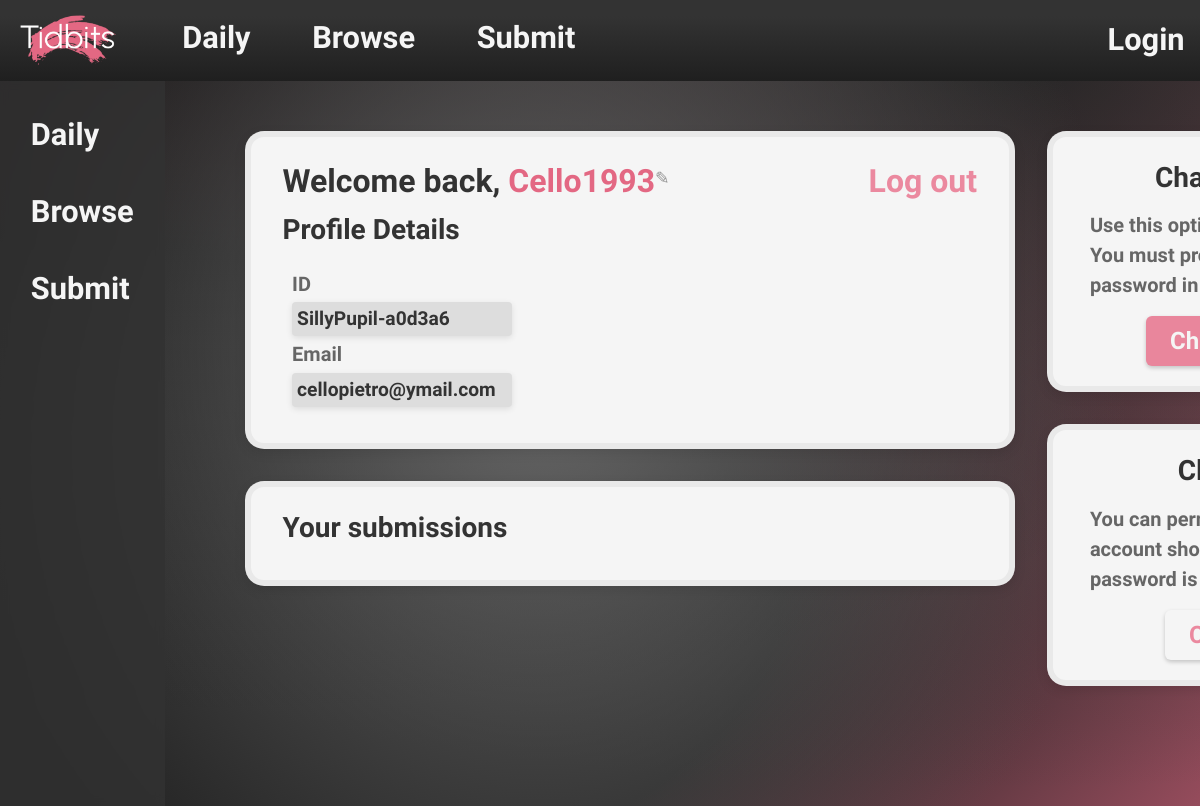
Screenshot of /accounts/my-profile (signed in) with the database file from the repository.
### accounts/models.py (models this page shows, shortened)
class CustomUser(AbstractUser):
    username = models.CharField('Internal username', max_length=50, unique=True, default=random_username)
    nickname = models.CharField('Display name', max_length=50, validators=[nickname_validator], help_text="This is what's displayed on your profile!")
    email = models.EmailField('Email address', unique=True)
    USERNAME_FIELD = 'email'
    REQUIRED_FIELDS = []
    objects = CustomUserManager()

### accounts/views.py (the view)
# urls.py: path('my-profile', views.userProfile, name='user_profile'),
@login_required
def userProfile(request):
    return render(request, 'accounts/user_profile.html', {'user': request.user})

### accounts/templates/accounts/user_profile.html (shortened to what this page needs)
{% extends "base.html" %}
{% load static %}
{% block head %}
<link rel="stylesheet" href="{% static 'accounts/css/user-profile.css' %}">
{% endblock %}
{% block content %}
<section class="left-panels">
    <div class="content-panel content-panel--wide" id="profile-details">
        <section class="left-panels" style="gap: 0;">
            <div class="header">
                <h1>Welcome back, <span id='nickname-inline'>{% include "accounts/components/nickname-view.html" %}</span></h1>
                <h2>Profile Details</h2>
            </div>
            <div class="field-box">
                <p class="info-text">ID</p>
                <p class="info-field">{{ user.username }}</p>
                <p class="info-text">Email</p>
                <p class="info-field">{{ user.email }}</p>
            </div>
        </section>
        <section class="right-panels" style="gap: 0; align-items: flex-end; color: #E11D487f;">
            <form method="post" action="{% url 'logout' %}" style="display: inline;">
                <button type="submit" class="link-style"><h1>Log out</h1></button>
            </form>
        </section>
    </div>
    <div class="content-panel content-panel--wide" id="user-submissions">
        <div class="header">
            <h2>Your submissions</h2>
        </div>
    </div>
</section>
<section class="right-panels">
    <div class="content-panel content-panel--narrow" id="change-password">
        <div class="header header-center">
            <h2>Change password</h2>
        </div>
        <div class="info-box">
            <p class="info-text">Use this option to alter your password. You must provide your current password in order to alter it.</p>
        </div>
        <div class="button-box">
            <a href="{% url 'password_change' %}" class="button-style">Change Password</a>
        </div>
    </div>
    <div class="content-panel content-panel--narrow" id="close-account">
        <div class="header header-center">
            <h2>Close account</h2>
        </div>
        <div class="info-box">
            <p class="info-text">You can permanently terminate your account should you wish. Your password is required for this process.</p>
        </div>
        <div class="button-box">
            <a href="{% url 'password_change' %}" class="button-style button-inverted-colors">Close Account</a>
        </div>
    </div>
</section>
{% endblock %}

### accounts/templates/accounts/components/nickname-view.html
<span id="nickname-text">{{ request.user.nickname }}</span><button
        id="nickname-edit-btn"
        hx-get="{% url 'update_nickname' %}"
        hx-vals='{"edit": "1"}'
        hx-target="#nickname-inline"
        hx-swap="innerHTML"><sup>✎</sup>
</button>

### static/css/base.css (style rules this page uses)
*, *::before, *::after { box-sizing: border-box; margin: 0; padding: 0; }
html { overflow-y: hidden; }
body { display: grid; height: 100vh; grid-template-columns: auto 1fr; grid-template-rows: auto 1fr; grid-template-areas:"topbar topbar" "sidebar content"; font-size: 1.1rem; font-family: "Urbanist", sans-serif; font-weight: 600; line-height: 1.5; background-attachment: fixed; background-repeat: no-repeat; background-size: cover; background-image: radial-gradient(49% 81% at 45% 47%, #666 0%, #ffffff00 100%),radial-gradient(113% 91% at 17% -2%, #111 1%, #ffffff00 100%),radial-gradient(142% 91% at 83% 7%, #333 1%, #ffffff00 100%),radial-gradient(142% 91% at -6% 74%, #222 50%, #e36883 100%),radial-gradient(142% 91% at 111% 84%, #333 0%, #666 100%); }

### accounts/static/accounts/css/form-layout.css (style rules this page uses)
a { all: unset; cursor: pointer; color: #333; text-decoration: inherit; }
h1 { font-size: 2rem; margin-bottom: 0.25rem; }
h2 { font-size: 1.75rem; }
.header { margin-bottom: 0.7rem ; }
.header-center { text-align: center; }
.content-panel { background-color: #f5f5f5; padding: 1.25rem 2rem; font-size: 1.2rem; border: 6px solid rgba(0,0,0,0.05); border-radius: 1em; box-shadow: 0 4px 12px rgba(0, 0, 0, 0.1); backdrop-filter: blur(8px); color: #333; }
.content-panel--wide { min-width: 70ch; }
.content-panel--narrow { min-width: 40ch; max-width: 40ch; }
.info-box { margin: 0.25em; }
.field-box { margin: 0.5em; line-height: 1.5rem; }
.button-box { text-align: center; margin-top: 1rem; }
.info-text { color: #666; font-size: 1.25rem; }
.info-field { padding: 5px; width: 20ch; background-color: #ddd; box-shadow: 0 2px 6px rgba(0,0,0,0.1); border-radius: 4px; margin: 0.4rem 0; }
.button-style { background-color: #e9869c; color: #f5f5f5; display: inline-block; font: inherit; font-size: 1.5rem; padding: 0.3em 1em; border: none; border-radius: 0.25em; cursor: pointer; box-shadow: 0 2px 4px rgba(0, 0, 0, 0.2); transition: 0.2s ease; }
.button-inverted-colors { background-color: #f5f5f5; color: #E11D487f; }
.link-style { background: none; border: none; padding: 0; font: inherit; color: inherit; cursor: pointer; }

### accounts/static/accounts/css/user-profile.css (style rules this page uses)
.left-panels, .right-panels { display: flex; flex: 2; flex-direction: column; gap: 2rem; }
.right-panels { flex: 1; }
#profile-details { grid-area: pfdt; display: flex; align-content: space-between; }
#change-password { grid-area: chpw; }
#close-account { grid-area: clacc; }
#user-submissions { grid-area: usub; }
#nickname-inline { color: #e36883; }
#nickname-inline button { font-family: inherit; background: none; border: none; color: rgba(51, 51, 51, 0.5); font-size: 0.65em; cursor: pointer; }

### rows the page displays
CustomUser: user.nickname "Cello1993", username "SillyPupil-a0d3a6", email "cellopietro@ymail.com"
